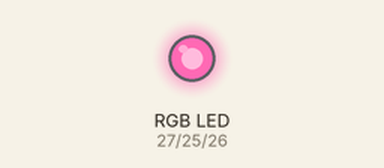
This program was run on a simulated ESP32 board running MicroPython. On the bench: an RGB LED mixed from three pins (HIGH = lit).

Above: at 0.05 s.
At 1.5 s:
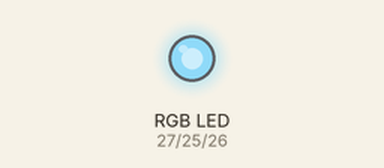
At 3.0 s:
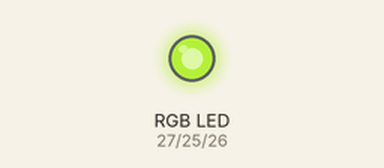
Timing chart, 0 to 6.9 s (numbered marks = the images above):
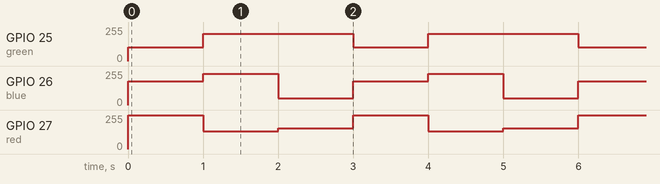

Measured:
- by itself, GPIO 25 (green): repeats every 3.0 s: 206/255 1.0 s, 205/255 1.0 s, 105/255 1.0 s
- by itself, GPIO 26 (blue): repeats every 3.0 s: 235/255 1.0 s, 50/255 1.0 s, 180/255 1.0 s
- by itself, GPIO 27 (red): repeats every 3.0 s: 135/255 1.0 s, 154/255 1.0 s, 255/255 1.0 s

The program:

extra1_my_colors.py
```python
from machine import Pin, PWM
import time

RED_PIN = 27                              # 빨강 핀
GREEN_PIN = 25                            # 초록 핀
BLUE_PIN = 26                             # 파랑 핀

red = PWM(Pin(RED_PIN))                   # 세 핀을 모두 PWM으로
green = PWM(Pin(GREEN_PIN))
blue = PWM(Pin(BLUE_PIN))

red.freq(1000)                            # 1초에 1000번
green.freq(1000)
blue.freq(1000)


def interval_mapping(x, in_min, in_max, out_min, out_max):
    return (x - in_min) * (out_max - out_min) / (in_max - in_min) + out_min


def color_to_duty(rgb_value):             # 0~255 를 0~1023 으로
    rgb_value = int(interval_mapping(rgb_value, 0, 255, 0, 1023))
    return rgb_value


def set_color(red_value, green_value, blue_value):   # 세 색을 한꺼번에
    red.duty(color_to_duty(red_value))
    green.duty(color_to_duty(green_value))
    blue.duty(color_to_duty(blue_value))


while True:
    set_color(255, 105, 180)              # 분홍
    time.sleep(1)
    set_color(135, 206, 235)              # 하늘색
    time.sleep(1)
    set_color(154, 205, 50)               # 연두
    time.sleep(1)
```
